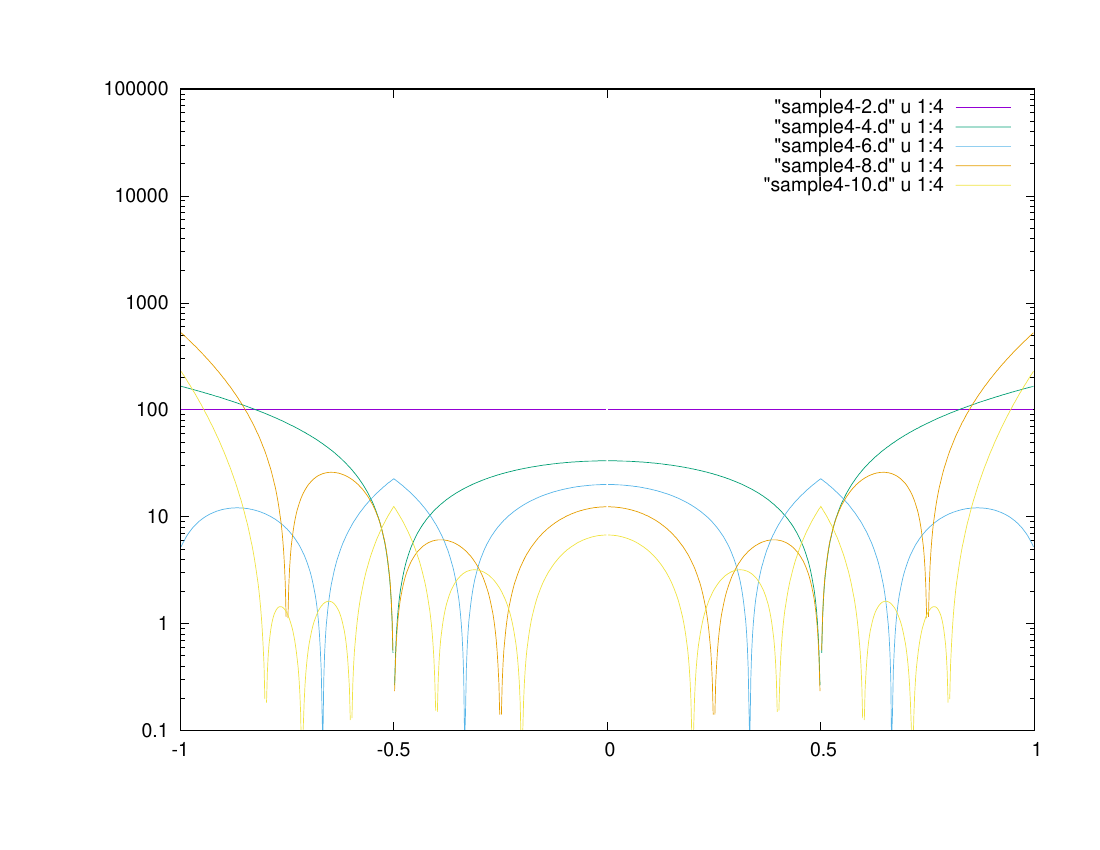

Write gnuplot code to recreate this figure.
set terminal postscript enhanced color
set output "sample4-err.ps"
set logscale y
plot "sample4-2.d" u 1:4 w l,\
"sample4-4.d" u 1:4 w l,\
"sample4-6.d" u 1:4 w l,\
"sample4-8.d" u 1:4 w l,\
"sample4-10.d" u 1:4 w l
set output